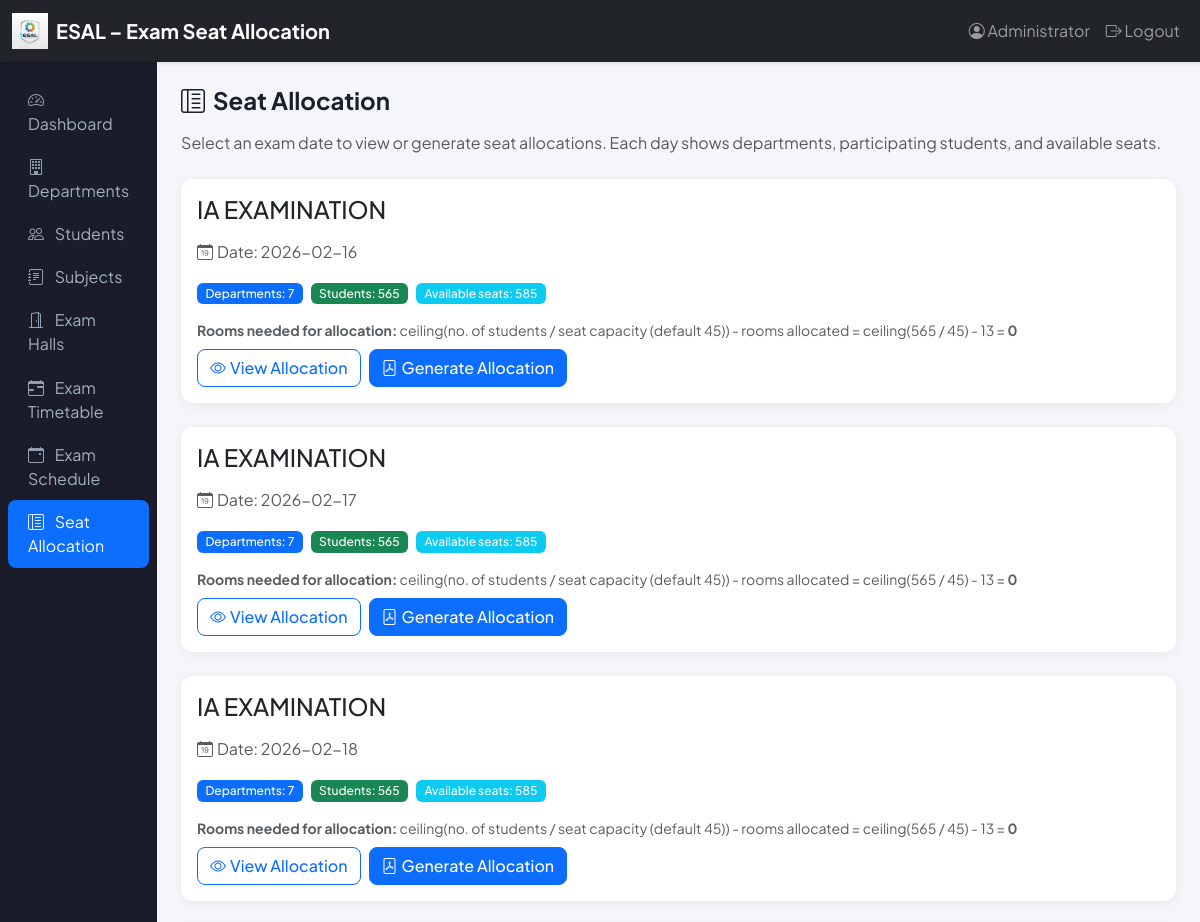
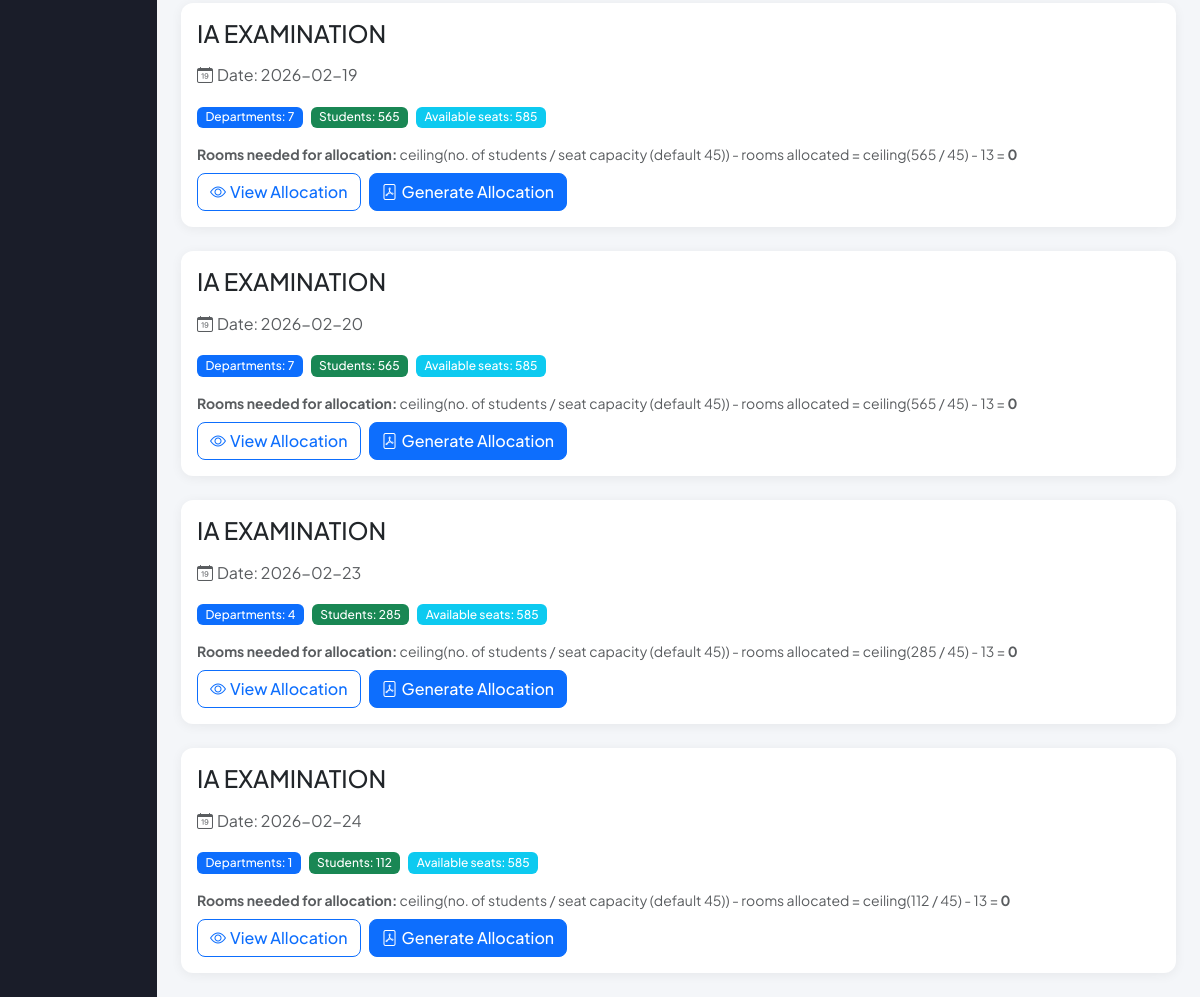
/allocation/ (signed in), run on the app's committed database (2 pictures, top to bottom).
### models.py (models this page shows, shortened)
class User(UserMixin, db.Model):
    __tablename__ = 'users'
    id = db.Column(db.Integer, primary_key=True)
    user_id = db.Column(db.String(80), unique=True, nullable=False)
    password_hash = db.Column(db.String(256), nullable=False)
    name = db.Column(db.String(100))
    created_at = db.Column(db.DateTime, default=datetime.utcnow)

class Exam(db.Model):
    __tablename__ = 'exams'
    id = db.Column(db.Integer, primary_key=True)
    name = db.Column(db.String(200), nullable=False)
    academic_year = db.Column(db.String(20))  # Optional default for schedule entries
    default_start_time = db.Column(db.Time)  # Optional default for schedule entries
    default_end_time = db.Column(db.Time)  # Optional default for schedule entries
    created_at = db.Column(db.DateTime, default=datetime.utcnow)
    schedules = db.relationship('ExamSchedule', backref='exam', lazy=True, cascade='all, delete-orphan')

### routes/allocation.py (the view)
@allocation_bp.route('/')
@login_required
def index():
    daily_exams = get_exams_by_date()
    return render_template('allocation/index.html', daily_exams=daily_exams)

### templates/allocation/index.html (shortened to what this page needs)
{% extends "base.html" %}
{% block content %}
<h1 class="page-title"><i class="bi bi-layout-text-sidebar-reverse me-2"></i>Seat Allocation</h1>
<p class="text-muted mb-4">Select an exam date to view or generate seat allocations. Each day shows departments, participating students, and available seats.</p>
{% if daily_exams %}
<div class="row g-4">
    {% for item in daily_exams %}
    <div class="col-12">
        <div class="card h-100">
            <div class="card-body">
                <h2 class="card-title h4 mb-3">{{ item.exam_name }}</h2>
                <p class="text-muted mb-3"><i class="bi bi-calendar-date me-1"></i>Date: {{ item.exam_date }}</p>
                <div class="row g-2 mb-3">
                    <div class="col-auto"><span class="badge bg-primary">Departments: {{ item.departments_count }}</span></div>
                    <div class="col-auto"><span class="badge bg-success">Students: {{ item.total_students }}</span></div>
                    <div class="col-auto"><span class="badge bg-info">Available seats: {{ item.available_seats }}</span></div>
                </div>
                {% set rooms_needed = item.rooms_needed_for_allocation %}
                <p class="mb-2 small text-muted">
                    <strong>Rooms needed for allocation:</strong>
                    ceiling(no. of students / seat capacity (default 45)) - rooms allocated
                    = ceiling({{ item.total_students }} / 45) - {{ item.rooms_allocated }} =
                    <span class="{{ rooms_needed > 0 and 'text-danger fw-bold' or 'fw-bold' }}">{{ rooms_needed }}</span>
                </p>
                <div class="d-flex gap-2">
                    {% set disable_allocation = rooms_needed > 0 %}
                    <a href="{{ url_for('allocation.view', exam_id=item.exam_id, exam_date=item.exam_date) }}"
                       class="btn btn-outline-primary {% if disable_allocation %}disabled{% endif %}"
                       {% if disable_allocation %}tabindex="-1" aria-disabled="true" onclick="return false;"{% endif %}>
                        <i class="bi bi-eye me-1"></i>View Allocation
                    </a>
                    <a href="{{ url_for('allocation.generate', exam_id=item.exam_id, exam_date=item.exam_date) }}"
                       class="btn btn-primary {% if disable_allocation %}disabled{% endif %}"
                       {% if disable_allocation %}tabindex="-1" aria-disabled="true" onclick="return false;"{% endif %}>
                        <i class="bi bi-file-pdf me-1"></i>Generate Allocation
                    </a>
                </div>
            </div>
        </div>
    </div>
    {% endfor %}
</div>
{% endif %}
{% endblock %}

### templates/base.html (shortened to what this page needs)
<!DOCTYPE html>
<html lang="en">
<head>
    <link href="https://cdn.jsdelivr.net/npm/bootstrap@5.3.2/dist/css/bootstrap.min.css" rel="stylesheet">
    <link href="https://cdn.jsdelivr.net/npm/bootstrap-icons@1.11.1/font/bootstrap-icons.css" rel="stylesheet">
</head>
<body>
    {% if request.endpoint != 'auth.login' %}
    <nav class="navbar navbar-expand-lg navbar-dark bg-dark shadow-sm">
        <div class="container-fluid">
            <a class="navbar-brand d-flex align-items-center gap-2" href="{{ url_for('dashboard.index') }}">
                <img src="{{ url_for('static', filename='img/esal_logo.png') }}" alt="ESAL" style="height: 36px; width: auto;">
                <span class="d-none d-sm-inline">ESAL – Exam Seat Allocation</span>
            </a>
            <div class="collapse navbar-collapse" id="navbarNav">
                <ul class="navbar-nav ms-auto">
                    {% if current_user.is_authenticated %}
                    <li class="nav-item">
                        <span class="nav-link"><i class="bi bi-person-circle"></i> {{ current_user.name or current_user.user_id }}</span>
                    </li>
                    <li class="nav-item">
                        <a class="nav-link" href="{{ url_for('auth.logout') }}"><i class="bi bi-box-arrow-right"></i> Logout</a>
                    </li>
                    {% endif %}
                </ul>
            </div>
        </div>
    </nav>
    {% endif %}
    <div class="d-flex">
        {% if current_user.is_authenticated %}
        <div class="sidebar d-none d-md-flex flex-column" style="width: 240px;">
            <nav class="nav flex-column">
                <a class="nav-link {{ 'active' if request.endpoint == 'dashboard.index' else '' }}" href="{{ url_for('dashboard.index') }}">
                    <i class="bi bi-speedometer2"></i> Dashboard
                </a>
                <a class="nav-link {{ 'active' if 'departments' in request.endpoint else '' }}" href="{{ url_for('departments.index') }}">
                    <i class="bi bi-building"></i> Departments
                </a>
                <a class="nav-link {{ 'active' if 'students' in request.endpoint else '' }}" href="{{ url_for('students.index') }}">
                    <i class="bi bi-people"></i> Students
                </a>
                <a class="nav-link {{ 'active' if 'subjects' in request.endpoint else '' }}" href="{{ url_for('subjects.index') }}">
                    <i class="bi bi-journal-text"></i> Subjects
                </a>
                <a class="nav-link {{ 'active' if 'exam_halls' in request.endpoint else '' }}" href="{{ url_for('exam_halls.index') }}">
                    <i class="bi bi-door-open"></i> Exam Halls
                </a>
                <a class="nav-link {{ 'active' if 'timetable_generator' in request.endpoint else '' }}" href="{{ url_for('timetable_generator.index') }}">
                    <i class="bi bi-calendar-range"></i> Exam Timetable
                </a>
                <a class="nav-link {{ 'active' if 'exam_schedule' in request.endpoint else '' }}" href="{{ url_for('exam_schedule.index') }}">
                    <i class="bi bi-calendar-event"></i> Exam Schedule
                </a>
                <a class="nav-link {{ 'active' if 'allocation' in request.endpoint else '' }}" href="{{ url_for('allocation.index') }}">
                    <i class="bi bi-layout-text-sidebar-reverse"></i> Seat Allocation
                </a>
            </nav>
        </div>
        {% endif %}
        <div class="flex-grow-1 main-content">
            {% block content %}{% endblock %}
        </div>
    </div>
</body>
</html>

### templates/base.html (style rules this page uses)
:root { --primary: #0d6efd; --primary-dark: #0a58ca; --sidebar-bg: #1a1d29; --sidebar-text: #a0aec0; --content-bg: #f4f6f9; }
* { font-family: 'Plus Jakarta Sans', sans-serif; }
body { background: var(--content-bg); min-height: 100vh; }
.navbar-brand { font-weight: 700; font-size: 1.25rem; }
.card { border: none; border-radius: 12px; box-shadow: 0 2px 12px rgba(0,0,0,.06); }
.btn { border-radius: 8px; font-weight: 500; }
.sidebar { background: var(--sidebar-bg); min-height: calc(100vh - 56px); padding: 1rem 0; }
.sidebar .nav-link { color: var(--sidebar-text); padding: 0.6rem 1.25rem; border-radius: 8px; margin: 0 0.5rem; }
.sidebar .nav-link.active { background: var(--primary); color: #fff; }
.sidebar .nav-link i { margin-right: 0.5rem; opacity: .9; }
.main-content { padding: 1.5rem; }
.page-title { font-size: 1.5rem; font-weight: 700; margin-bottom: 1rem; color: #1a202c; }
.badge { font-weight: 500; padding: 0.4em 0.7em; }

### data on the page
User: name "Administrator"
Exam: exam_name "IA EXAMINATION", exam_date "2026-02-16", departments_count "7", total_students "565", available_seats "585", rooms_allocated "13", rooms_needed "0", exam_date "2026-02-17", exam_date "2026-02-18", exam_date "2026-02-19", exam_date "2026-02-20", exam_date "2026-02-23", departments_count "4", total_students "285", exam_date "2026-02-24", departments_count "1", total_students "112"
